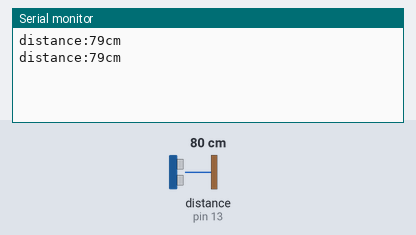
Simulated run of this sketch. Board: Arduino Uno, built with avr-gcc and run on an emulated ATmega328P. Shown: the last lines printed to the serial monitor. Wiring (inferred from the names in the program): ultrasonic range finder: trigger pin 12; echo pin 13. The test bench sets the inputs (shaded band); at power-on: distance to the obstacle (sensor on pin 13) 80 cm. The echo pulse lasts 58.3 µs per cm.

Above: at 1.8 s.
1.9 s: distance to the obstacle (sensor on pin 13) set to 2 cm
At 2.8 s:
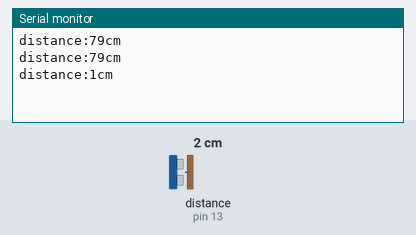
3.4 s: distance to the obstacle (sensor on pin 13) set to 4 cm
At 4.5 s:
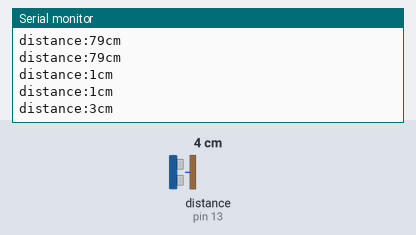
Timing chart, 0 to 6.4 s (numbered marks = the images above; inputs shaded):
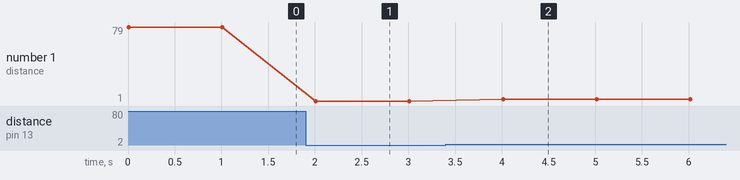

Measured:
- after the input at 1.9 s, the serial monitor: prints a new line after 0.11 s (image 1)
- after the input at 3.4 s, the serial monitor: prints a new line after 0.61 s (image 2)
- plotted number 1: 79 → 1 after the input at 1.9 s, 1 → 3 after the input at 3.4 s

The sketch:

distanceMeasurement.ino
```cpp
#define trigger 12
#define echo 13


void setup()
{
  Serial.begin(9600);
  pinMode(trigger, OUTPUT);
  pinMode(echo, INPUT);

}

void loop() // Arduino mainloop
{
 int distance=getdistance();


 Serial.write("distance:");
 Serial.print(distance) ;
 Serial.write("cm\n");

 delay(1000); //delay 1 second
}


// messure distance in cm
int getdistance(){

 long distance=0;
 long duration=0;
 digitalWrite(trigger, HIGH); //Trigger Impuls 10 us
 delayMicroseconds(10);
 digitalWrite(trigger, LOW);
 delayMicroseconds(10);
 digitalWrite(trigger, LOW);
 duration = pulseIn(echo, HIGH); // echo time-messurement


 duration = (duration/2); // divide time
 distance = duration / 29.1; // time to distance
 return(distance);
}
```
